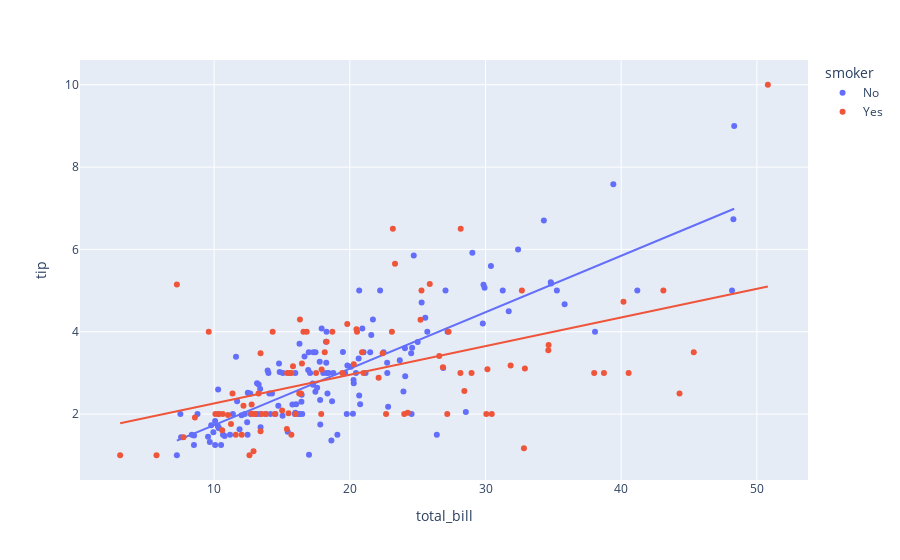

The code cell stored with this chart in its notebook:
### Code cell
px.scatter(df,x='total_bill',y='tip',trendline='ols',color='smoker')

### Figure 1 — Plotly figure (JSON) as saved in the notebook; plotly's stock layout.template omitted (floating-point values rounded to 4 significant figures; data arrays with more than 128 entries replaced by an {"elided": "..."} marker saying what was removed)
{"data": [{"hovertemplate": "smoker=No<br>total_bill=%{x}<br>tip=%{y}<extra></extra>", "legendgroup": "No", "marker": {"color": "#636efa", "symbol": "circle"}, "mode": "markers", "name": "No", "orientation": "v", "showlegend": true, "type": "scatter", "x": {"elided": "151 float values"}, "xaxis": "x", "y": {"elided": "151 float values"}, "yaxis": "y"}, {"hovertemplate": "<b>OLS trendline</b><br>tip = 0.137156 * total_bill + 0.360069<br>R<sup>2</sup>=0.675984<br><br>smoker=No<br>total_bill=%{x}<br>tip=%{y} <b>(trend)</b><extra></extra>", "legendgroup": "No", "marker": {"color": "#636efa", "symbol": "circle"}, "mode": "lines", "name": "No", "showlegend": false, "type": "scatter", "x": {"elided": "151 float values"}, "xaxis": "x", "y": {"elided": "151 float values"}, "yaxis": "y"}, {"hovertemplate": "smoker=Yes<br>total_bill=%{x}<br>tip=%{y}<extra></extra>", "legendgroup": "Yes", "marker": {"color": "#EF553B", "symbol": "circle"}, "mode": "markers", "name": "Yes", "orientation": "v", "showlegend": true, "type": "scatter", "x": [38.01, 11.24, 20.29, 13.81, 11.02, 18.29, 3.07, 15.01, 26.86, 25.28, 17.92, 19.44, 32.68, 28.97, 5.75, 16.32, 40.17, 27.28, 12.03, 21.01, 11.35, 15.38, 44.3, 22.42, 15.36, 20.49, 25.21, 14.31, 16, 17.51, 10.59, 10.63, 50.81, 15.81, 7.25, 31.85, 16.82, 32.9, 17.89, 14.48, 9.6, 34.63, 34.65, 23.33, 45.35, 23.17, 40.55, 20.9, 30.46, 18.15, 23.1, 15.69, 19.81, 28.44, 15.48, 16.58, 10.34, 43.11, 13, 13.51, 18.71, 12.74, 13, 16.4, 20.53, 16.47, 26.59, 38.73, 24.27, 12.76, 30.06, 25.89, 13.27, 28.17, 12.9, 28.15, 11.59, 7.74, 30.14, 12.16, 13.42, 8.58, 13.42, 16.27, 10.09, 22.12, 24.01, 15.69, 15.53, 12.6, 32.83, 27.18, 22.67], "xaxis": "x", "y": [3, 1.76, 3.21, 2, 1.98, 3.76, 1, 2.09, 3.14, 5, 3.08, 3, 5, 3, 1, 4.3, 4.73, 4, 1.5, 3, 2.5, 3, 2.5, 3.48, 1.64, 4.06, 4.29, 4, 2, 3, 1.61, 2, 10, 3.16, 5.15, 3.18, 4, 3.11, 2, 2, 4, 3.55, 3.68, 5.65, 3.5, 6.5, 3, 3.5, 2, 3.5, 4, 1.5, 4.19, 2.56, 2.02, 4, 2, 5, 2, 2, 4, 2.01, 2, 2.5, 4, 3.23, 3.41, 3, 2.03, 2.23, 2, 5.16, 2.5, 6.5, 1.1, 3, 1.5, 1.44, 3.09, 2.2, 3.48, 1.92, 1.58, 2.5, 2, 2.88, 2, 3, 3, 1, 1.17, 2, 2], "yaxis": "y"}, {"hovertemplate": "<b>OLS trendline</b><br>tip = 0.0695902 * total_bill + 1.56427<br>R<sup>2</sup>=0.238357<br><br>smoker=Yes<br>total_bill=%{x}<br>tip=%{y} <b>(trend)</b><extra></extra>", "legendgroup": "Yes", "marker": {"color": "#EF553B", "symbol": "circle"}, "mode": "lines", "name": "Yes", "showlegend": false, "type": "scatter", "x": [3.07, 5.75, 7.25, 7.74, 8.58, 9.6, 10.09, 10.34, 10.59, 10.63, 11.02, 11.24, 11.35, 11.59, 12.03, 12.16, 12.6, 12.74, 12.76, 12.9, 13, 13, 13.27, 13.42, 13.42, 13.51, 13.81, 14.31, 14.48, 15.01, 15.36, 15.38, 15.48, 15.53, 15.69, 15.69, 15.81, 16, 16.27, 16.32, 16.4, 16.47, 16.58, 16.82, 17.51, 17.89, 17.92, 18.15, 18.29, 18.71, 19.44, 19.81, 20.29, 20.49, 20.53, 20.9, 21.01, 22.12, 22.42, 22.67, 23.1, 23.17, 23.33, 24.01, 24.27, 25.21, 25.28, 25.89, 26.59, 26.86, 27.18, 27.28, 28.15, 28.17, 28.44, 28.97, 30.06, 30.14, 30.46, 31.85, 32.68, 32.83, 32.9, 34.63, 34.65, 38.01, 38.73, 40.17, 40.55, 43.11, 44.3, 45.35, 50.81], "xaxis": "x", "y": [1.778, 1.964, 2.069, 2.103, 2.161, 2.232, 2.266, 2.284, 2.301, 2.304, 2.331, 2.346, 2.354, 2.371, 2.401, 2.41, 2.441, 2.451, 2.452, 2.462, 2.469, 2.469, 2.488, 2.498, 2.498, 2.504, 2.525, 2.56, 2.572, 2.609, 2.633, 2.635, 2.642, 2.645, 2.656, 2.656, 2.664, 2.678, 2.697, 2.7, 2.706, 2.71, 2.718, 2.735, 2.783, 2.809, 2.811, 2.827, 2.837, 2.866, 2.917, 2.943, 2.976, 2.99, 2.993, 3.019, 3.026, 3.104, 3.124, 3.142, 3.172, 3.177, 3.188, 3.235, 3.253, 3.319, 3.324, 3.366, 3.415, 3.433, 3.456, 3.463, 3.523, 3.525, 3.543, 3.58, 3.656, 3.662, 3.684, 3.781, 3.838, 3.849, 3.854, 3.974, 3.976, 4.209, 4.26, 4.36, 4.386, 4.564, 4.647, 4.72, 5.1], "yaxis": "y"}], "layout": {"legend": {"title": {"text": "smoker"}, "tracegroupgap": 0}, "margin": {"t": 60}, "xaxis": {"anchor": "y", "domain": [0, 1], "title": {"text": "total_bill"}}, "yaxis": {"anchor": "x", "domain": [0, 1], "title": {"text": "tip"}}}}
